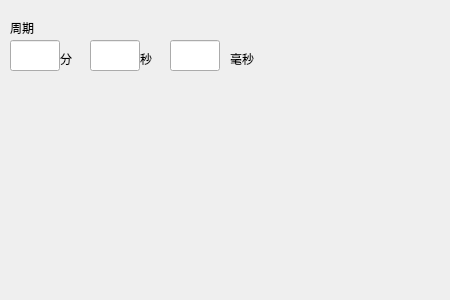
<?xml version="1.0" encoding="UTF-8"?>
<ui version="4.0">
 <class>CMDEventConditionDialog_CycleTimer</class>
 <widget class="QDialog" name="CMDEventConditionDialog_CycleTimer">
  <property name="geometry">
   <rect>
    <x>0</x>
    <y>0</y>
    <width>450</width>
    <height>300</height>
   </rect>
  </property>
  <property name="windowTitle">
   <string>Dialog</string>
  </property>
  <widget class="QLabel" name="label_2">
   <property name="geometry">
    <rect>
     <x>10</x>
     <y>20</y>
     <width>111</width>
     <height>16</height>
    </rect>
   </property>
   <property name="text">
    <string>周期</string>
   </property>
  </widget>
  <widget class="QLineEdit" name="cycleEdit">
   <property name="geometry">
    <rect>
     <x>10</x>
     <y>40</y>
     <width>50</width>
     <height>31</height>
    </rect>
   </property>
  </widget>
  <widget class="QLabel" name="label">
   <property name="geometry">
    <rect>
     <x>60</x>
     <y>50</y>
     <width>30</width>
     <height>17</height>
    </rect>
   </property>
   <property name="text">
    <string>分</string>
   </property>
  </widget>
  <widget class="QLineEdit" name="cycleEditSecond">
   <property name="geometry">
    <rect>
     <x>90</x>
     <y>40</y>
     <width>50</width>
     <height>31</height>
    </rect>
   </property>
  </widget>
  <widget class="QLabel" name="label_4">
   <property name="geometry">
    <rect>
     <x>140</x>
     <y>50</y>
     <width>30</width>
     <height>17</height>
    </rect>
   </property>
   <property name="text">
    <string>秒</string>
   </property>
  </widget>
  <widget class="QLineEdit" name="cycleEditMill">
   <property name="geometry">
    <rect>
     <x>170</x>
     <y>40</y>
     <width>50</width>
     <height>31</height>
    </rect>
   </property>
  </widget>
  <widget class="QLabel" name="label_5">
   <property name="geometry">
    <rect>
     <x>230</x>
     <y>50</y>
     <width>60</width>
     <height>17</height>
    </rect>
   </property>
   <property name="text">
    <string>毫秒</string>
   </property>
  </widget>
 </widget>
 <resources/>
 <connections/>
</ui>
